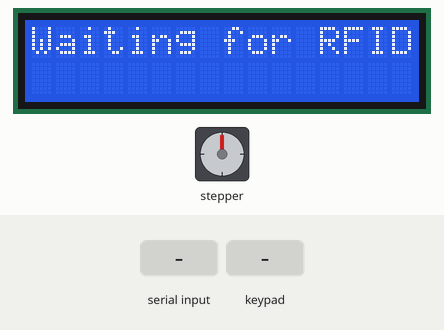
The sketch below on a simulated Arduino Uno, built with avr-gcc and run on an emulated ATmega328P. Shown: 16×2 character LCD, stepper motor. The test bench sets the inputs (shaded band). Stepper angles assume 200 steps per turn; what the sketch prints to the serial monitor is not drawn.

Above: at 1.2 s.
1.3 s: "AUTHORIZED\n" received over Serial
At 2.1 s:
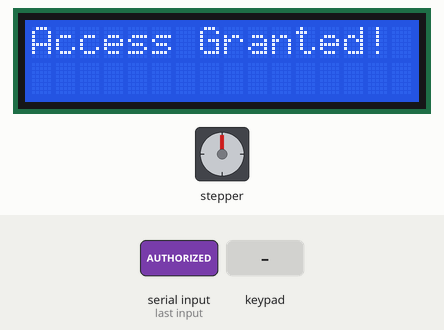
4.3 s: key 'A' pressed
At 4.48 s:
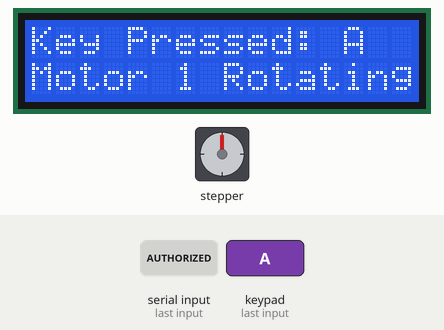
12.7 s: "UNAUTHORIZED\n" received over Serial
At 16.8 s:
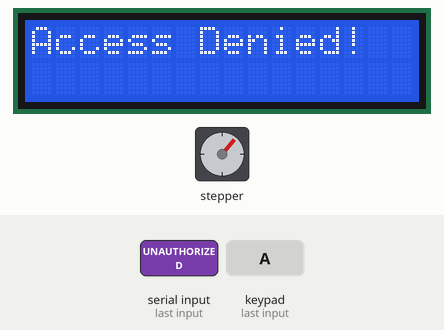
Timing chart, 0 to 18.3 s (numbered marks = the images above; inputs shaded):
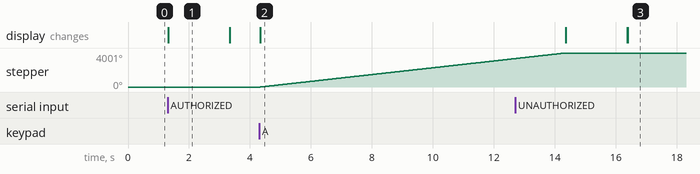

The sketch:

master1.ino
```cpp
#include <Stepper.h>
#include <Keypad.h>
#include <LiquidCrystal.h>
#include <LiquidCrystal_I2C.h>

// Stepper motor configuration
const int stepsPerRevolution1 = 200;
const int stepsPerRevolution2 = 200;
Stepper myStepper1(stepsPerRevolution1, A0, A1, A2, A3);
Stepper myStepper2(stepsPerRevolution2, 2, 3, 4, 5 );

// Keypad configuration
const byte numRows = 4, numCols = 4;
char keymap[numRows][numCols] = {
  {'1', '2', '3', 'A'}, {'4', '5', '6', 'B'},
  {'7', '8', '9', 'C'}, {'*', '0', '#', 'D'}
};
byte rowPins[numRows] = {13,12,11,10};
byte colPins[numCols] = {9,8,7,6};
Keypad keypad = Keypad(makeKeymap(keymap), rowPins, colPins, numRows, numCols);

// LCD configuration
LiquidCrystal_I2C lcd(0x27, 16, 2);

bool isAuthorized = false;

void setup() {
  myStepper1.setSpeed(70);
  myStepper2.setSpeed(70);
  lcd.init(); // Correct initialization for LiquidCrystal_I2C
  lcd.backlight(); // Turn on the backlight
  Serial.begin(9600); // Initialize Serial communication with the slave

  lcd.print("Waiting for RFID");
  Serial.println("Master ready. Waiting for RFID authorization...");
}

void loop() {

  // Check for authorization status from slave
  if (Serial.available() > 0) {
    String message = Serial.readStringUntil('\n'); // Read data from slave
    message.trim(); // Remove any extra spaces or newlines

    if (message == "AUTHORIZED") {
      isAuthorized = true;
      lcd.clear();
      lcd.print("Access Granted!");
      delay(2000);
      lcd.clear();
      lcd.print("Use keypad...");
    } else if (message == "UNAUTHORIZED") {
      isAuthorized = false;
      lcd.clear();
      lcd.print("Access Denied!");
      delay(2000);
      lcd.clear();
      lcd.print("Waiting for RFID");
    }
  }

  // If authorized, allow keypad input
  if (isAuthorized) {
    char key = keypad.getKey();

    if (key) { // If a key is pressed
      lcd.clear();
      lcd.print("Key Pressed: ");
      lcd.print(key);

      if (key == 'A') {
        Serial.println("MOTOR_A");
        lcd.setCursor(0, 1);
        lcd.print("Motor 1 Rotating");
        unsigned long startTime = millis(); // Record the start time
  while (millis() - startTime < 10000) { // Run for 5 seconds
    myStepper1.step(1); // Rotate motor step by step
  }
        // myStepper1.step(stepsPerRevolution1);   // Rotate Motor 1 forward // Rotate Motor 1 backward
        isAuthorized = false; // Reset authorization after action
        lcd.clear();
        lcd.print("Re-scan RFID");
      } else if (key == 'B') {
        Serial.println("MOTOR_B");
        lcd.setCursor(0, 1);
        lcd.print("Motor 2 Rotating");
        // myStepper2.step(stepsPerRevolution2);   // Rotate Motor 2 forward  // Rotate Motor 2 backward
          unsigned long startTime = millis(); // Record the start time
  while (millis() - startTime < 10000) { // Run for 5 seconds
    myStepper2.step(1); // Rotate motor step by step
  }
        isAuthorized = false; // Reset authorization after action
        lcd.clear();
        lcd.print("Re-scan RFID");
      } else {
        Serial.println("MOTOR_C");
      }

      delay(2000); // Wait 2 seconds before resetting the LCD
      if (!isAuthorized) {
        lcd.clear();
        lcd.print("Waiting for RFID");
      }
    }
  }
}
```

Measured:
- after the input at 1.3 s, the display: changes at once (image 1)
- after the input at 4.3 s, stepper: keeps turning clockwise at about 400°/s, starting at once; the display: changes at once (image 2)
- after the input at 12.7 s, the display: first differs from a run without the input after 3.7 s (image 3)
- what the display in image 1 shows lasts 2.0 s, from 1.3 s to 3.3 s
